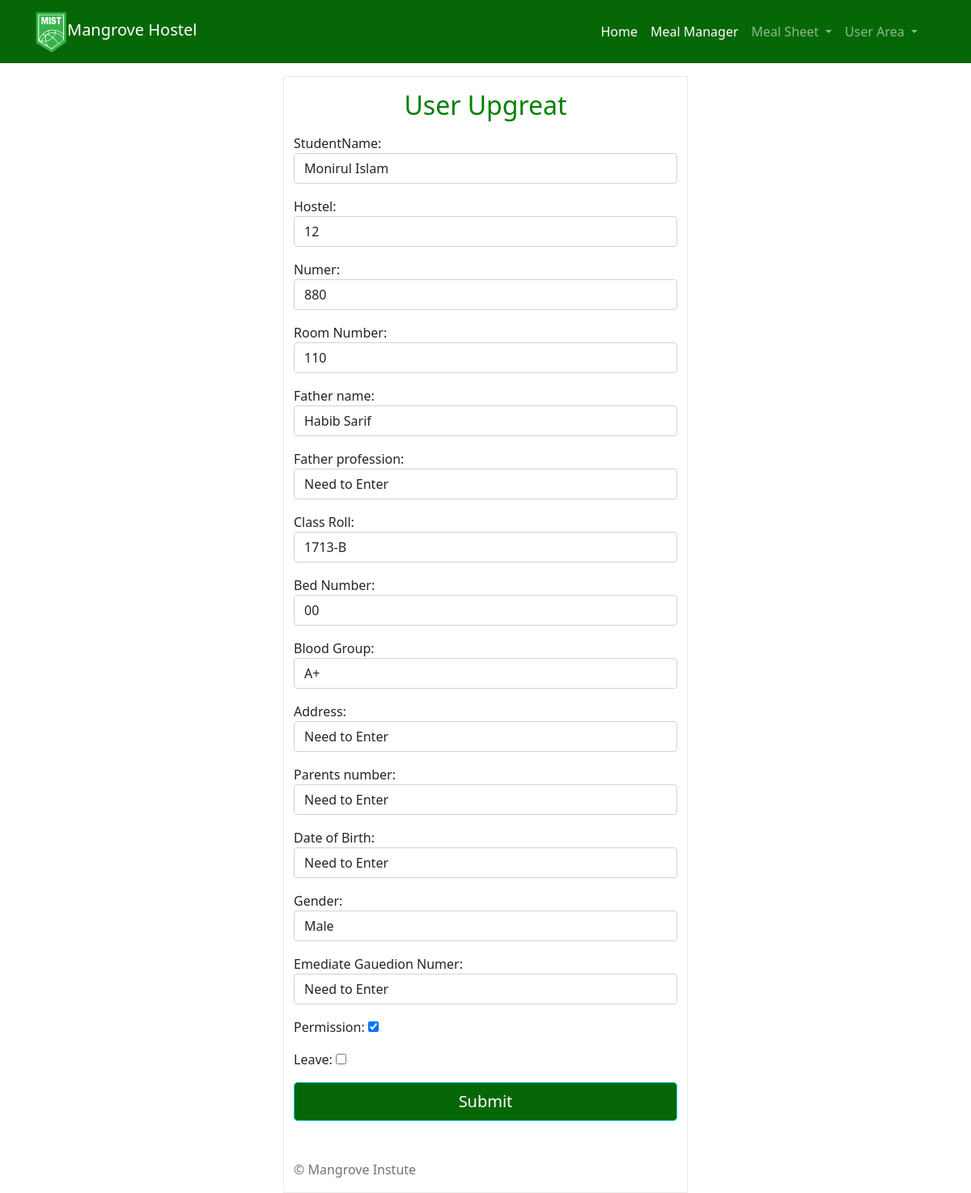
The page /user/1/ (signed in) on the database its author committed.
### mist/models.py (models this page shows, shortened)
class CastomUser(AbstractUser):
    StudentName=CharField(max_length=100,default='')
    Hostel=models.CharField(max_length=13,default=1)
    Image=models.ImageField(upload_to="static/profile/pic/",default="static/profile/avatar.png")
    Numer=models.IntegerField(default=+880)
    Room_Number=models.CharField(max_length=10,default="00")
    Father_name=models.CharField(max_length=50,default="Need to Enter")
    Father_profession=models.CharField(max_length=100,default="Need to Enter")
    Class_Roll=models.CharField(max_length=50,default="Need to Enter",unique=True)
    Bed_Number=models.CharField(max_length=10,default="00")
    selectblord=(
        ('A+','A+'),
        ('A-','A-'),
        ('B+','B+'),
        ('B-','B-'),
        ('AB-','AB-'),
        ('AB+','AB+'),
        ('O+','O+'),
        ('O-','O-')
        )
    Blood_Group=models.CharField(max_length=5,choices=selectblord,default="+-")
    Address=models.CharField(max_length=300,default="Need to Enter")
    Parents_number=models.CharField(max_length=15,default="Need to Enter")
    Date_of_Birth=models.CharField(max_length=30,default="Need to Enter")
    selectgender=(
        ('Male','Male'),
        ('Female','Female')
        )
    Gender=models.CharField(max_length=10,choices=selectgender,default="Male")
    Emediate_Gauedion_Numer=models.CharField(max_length=15,default="Need to Enter")
    MealBill=models.CharField(max_length=10,default="000")
    permission=models.BooleanField(default=False)
    Leave=models.BooleanField(default=False)
    hostel_incharje=models.BooleanField(default=False)

### mist/views.py (the view, shortened to what this page needs)
# urls.py: path('user/<int:id>/', views.student,name="studentlist"),
def student(request,id):
    if request.user.is_superuser:
        if request.method=="POST":
            pk=CastomUser.objects.get(pk=id)
            p_u_from=AllUser(request.POST,request.FILES,instance=pk)
            if p_u_from.is_valid():
                p_u_from.save()
                return redirect(Usersearch)
        else:
            pk=CastomUser.objects.get(pk=id)
            p_u_from=AllUser(instance=pk)
        return render(request,"studentlist.html",{"p_u_from":p_u_from})

### mist/templates/studentlist.html (shortened to what this page needs)
{% extends 'base.html' %}
{% load static %}
{% block head %}
<link rel="stylesheet" type="text/css" href="{% static 'style.css' %}">
{% endblock  %}
{% block body %}
<div class="container col-lg-5 mt-3 fcolor login">
  <main class="form-signin">
    <form method="POST">
      <h1 class="h2 mt-3 mb-3" align="center" style="color:green;">User Upgreat</h1>
      {{p_u_from.as_p}}
      <button class="w-100 btn btn-lg btn-info" type="submit" style="background:#066706; color:#fff;">Submit</button>
      <p class="mt-5 mb-3 text-muted">© Mangrove Instute</p>
    </form>
  </main>
</div>
{% endblock  %}

### mist/templates/base.html (shortened to what this page needs)
{% load static %}
<!doctype html>
<html lang="en">
  <head>
    <link href="https://cdn.jsdelivr.net/npm/bootstrap@5.1.1/dist/css/bootstrap.min.css" rel="stylesheet">
    {% block head %}{% endblock  %}
  </head>
  <body>
    {% if request.user.is_authenticated %}
        {% if  request.user.is_superuser %}
        <nav class="navbar navbar-expand-lg navbar-dark bg-dark menu" style="color:#fff;">
        <div class="container">
            <a class="navbar-brand lgo fcolor fs" href="{% url 'home' %}"><img src="{% static 'logo/logo.png' %}">Mangrove Hostel</a>
            <div class="collapse navbar-collapse" id="navbarSupportedContent">
            <ul class="navbar-nav ms-auto mb-2 mb-lg-0 me-3">
                <li class="nav-item">
                    <a class="nav-link active" aria-current="page" href="{% url 'home' %}">Home</a>
                </li>
                <li class="nav-item">
                    <a class="nav-link active" aria-current="page" href="{% url 'panelhead' %}">Meal Manager</a>
                </li>
                <li class="nav-item dropdown">
                <a class="nav-link dropdown-toggle" href="#" id="navbarDropdown" role="button" data-bs-toggle="dropdown" aria-expanded="false">
                    Meal Sheet
                </a>
                </li>
                <li class="nav-item dropdown">
                <a class="nav-link dropdown-toggle" href="#" id="navbarDropdown" role="button" data-bs-toggle="dropdown" aria-expanded="false">
                    User Area
                </a>
                </li>
            </ul>
            </div>
        </div>
        </nav>
        {% endif %}
    {% endif %}
    {% block body %}{% endblock %}
  </body>
</html>

### static/style.css (style rules this page uses)
.menu { background-color: #066706 !important; color:#fff !important; }
.login { border:#ebebeb solid 0.1px; }

### rows shown on the page
CastomUser: StudentName "Monirul Islam", Hostel "12", Numer "880", Room_Number "110", Father_name "Habib Sarif", Father_profession "Need to Enter", Class_Roll "1713-B", Bed_Number "00", Blood_Group "A+", Address "Need to Enter", Parents_number "Need to Enter", Date_of_Birth "Need to Enter", Gender "Male", Emediate_Gauedion_Numer "Need to Enter", permission "☑"
